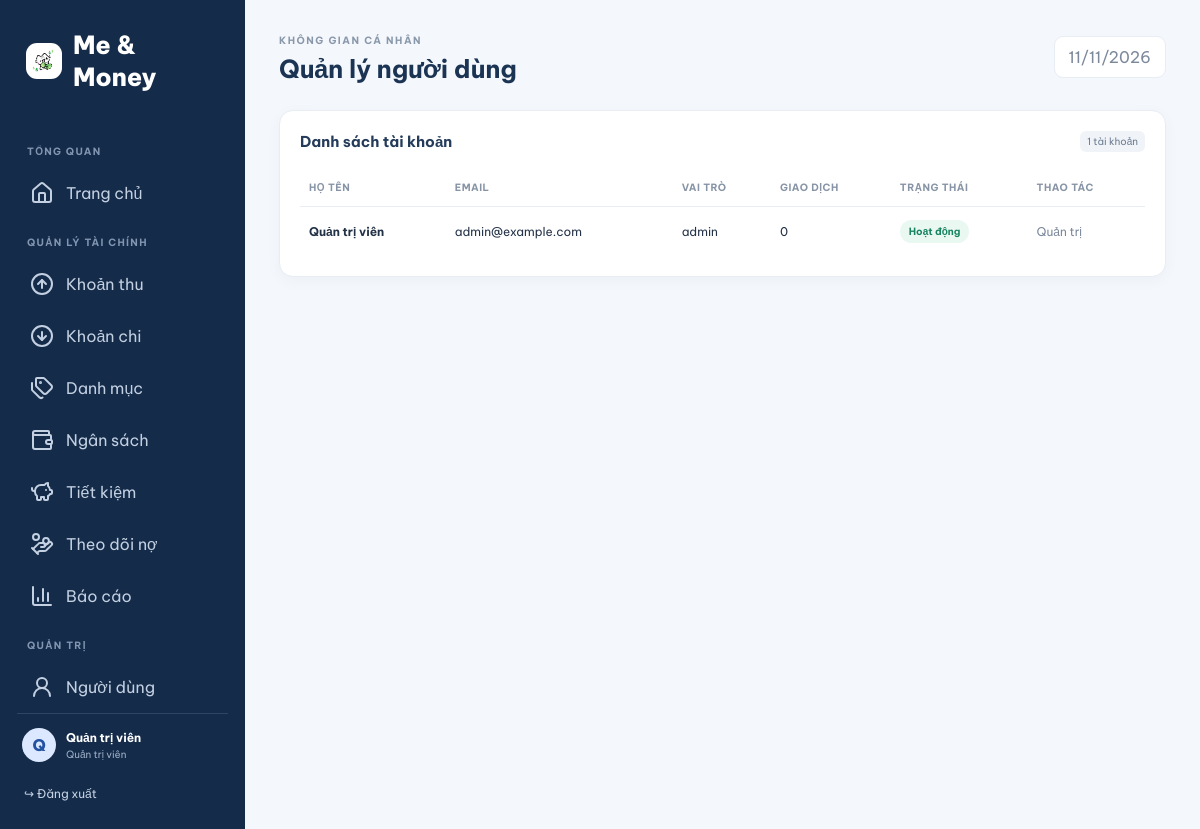
/users.php (signed in), run on the app's committed database.
### tables this page shows
CREATE TABLE users (
  id INT AUTO_INCREMENT PRIMARY KEY,
  full_name VARCHAR(100) NOT NULL,
  email VARCHAR(150) NOT NULL UNIQUE,
  password VARCHAR(255) NOT NULL,
  role ENUM('admin','user') NOT NULL DEFAULT 'user',
  status TINYINT(1) NOT NULL DEFAULT 1,
  created_at TIMESTAMP DEFAULT CURRENT_TIMESTAMP
);

### includes/functions.php (called while the page is built, shortened)
<?php
function e($value): string {
    return htmlspecialchars((string)$value, ENT_QUOTES, 'UTF-8');
}

### users.php (the view, shortened to what this page needs)
<?php
require 'config.php';
require 'includes/functions.php';
$rows = $pdo->query("SELECT u.id,u.full_name,u.email,u.role,u.status,u.created_at,COUNT(t.id) transaction_count FROM users u LEFT JOIN transactions t ON t.user_id=u.id GROUP BY u.id ORDER BY u.created_at DESC")->fetchAll();
require 'includes/header.php';
?>
<section class="card">
    <div class="section-head">
        <h2>Danh sách tài khoản</h2>
        <span class="tag"><?= count($rows) ?> tài khoản</span>
    </div>
    <div class="table-scroll">
        <table>
            <thead>
                <tr>
                    <th>HỌ TÊN</th>
                    <th>EMAIL</th>
                    <th>VAI TRÒ</th>
                    <th>GIAO DỊCH</th>
                    <th>TRẠNG THÁI</th>
                    <th>THAO TÁC</th>
                </tr>
            </thead>
            <tbody>
                <?php foreach ($rows as $u): ?>
                    <tr>
                        <td>
                            <strong><?= e($u['full_name']) ?></strong>
                        </td>
                        <td>
                            <?= e($u['email']) ?>
                        </td>
                        <td>
                            <?= e($u['role']) ?>
                        </td>
                        <td>
                            <?= $u['transaction_count'] ?>
                        </td>
                        <td>
                            <span class="pill <?= $u['status'] ? '' : 'expense' ?>">
                                <?= $u['status'] ? 'Hoạt động' : 'Đã khóa' ?>
                            </span>
                        </td>
                        <td>
                            <?php if ($u['role'] !== 'admin'): ?>
                                <form method="post" onsubmit="return confirm('Thay đổi trạng thái tài khoản này?')">
                                    <input type="hidden" name="csrf" value="<?= e(csrf_token()) ?>">
                                    <input type="hidden" name="id" value="<?= $u['id'] ?>">
                                    <button class="btn btn-light btn-small">
                                        <?= $u['status'] ? 'Khóa' : 'Mở khóa' ?>
                                    </button>
                                </form>
                            <?php else: ?>
                                <span class="muted">Quản trị</span>
                            <?php endif; ?>
                        </td>
                    </tr>
                <?php endforeach; ?>
            </tbody>
        </table>
    </div>
</section>
<?php require 'includes/footer.php'; ?>

### assets/style.css (style rules this page uses)
:root { --navy:#17365d;--blue:#3568d4;--green:#15966b;--red:#df5c62;--bg:#f4f7fb;--text:#243247;--muted:#7c899b;--line:#e8edf4 }
* { box-sizing:border-box }
body { margin:0;background:var(--bg);color:var(--text);font-family:'Be Vietnam Pro',Arial,sans-serif;font-size:16px }
.card { background:white;border:1px solid var(--line);border-radius:14px;padding:20px;box-shadow:0 4px 16px rgba(30,55,90,.035) }
.section-head { display:flex;justify-content:space-between;align-items:center;margin-bottom:17px }
.section-head h2 { font-size:15px;margin:0;color:#243b5a }
.muted { color:var(--muted) }
table { width:100%;border-collapse:collapse }
th { text-align:left;color:#8794a6;font-size:10px;letter-spacing:.5px;font-weight:700;padding:12px 9px;border-bottom:1px solid var(--line) }
td { padding:13px 9px;border-bottom:1px solid #f0f3f7;font-size:12px }
tr:last-child td { border-bottom:0 }
.pill { display:inline-block;padding:5px 9px;border-radius:20px;font-size:10px;font-weight:700;background:#eaf8f2;color:#18845f }
.tag { font-size:10px;color:#6c7d92;background:#f0f3f8;border-radius:6px;padding:4px 7px }

### data on the page
users: full_name "Quản trị viên", email "admin@example.com", role "admin", transaction_count "0", status "Hoạt động"

### other printed values
mb_substr($_SESSION['user']['full_name'],0,1) "Q"
$_SESSION['user']['full_name'] "Quản trị viên"
$pageTitle "Quản lý người dùng"
count($rows) "1"
